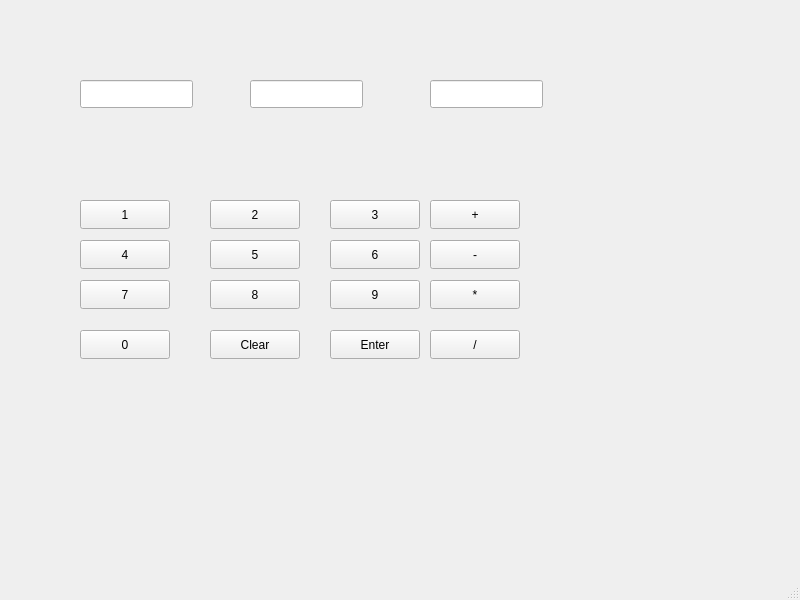
<?xml version="1.0" encoding="UTF-8"?>
<ui version="4.0">
 <class>MainWindow</class>
 <widget class="QMainWindow" name="MainWindow">
  <property name="geometry">
   <rect>
    <x>0</x>
    <y>0</y>
    <width>800</width>
    <height>600</height>
   </rect>
  </property>
  <property name="windowTitle">
   <string>MainWindow</string>
  </property>
  <widget class="QWidget" name="centralwidget">
   <widget class="QLineEdit" name="num1Edit">
    <property name="geometry">
     <rect>
      <x>80</x>
      <y>80</y>
      <width>113</width>
      <height>28</height>
     </rect>
    </property>
   </widget>
   <widget class="QLineEdit" name="num2Edit">
    <property name="geometry">
     <rect>
      <x>250</x>
      <y>80</y>
      <width>113</width>
      <height>28</height>
     </rect>
    </property>
   </widget>
   <widget class="QLineEdit" name="resultEdit">
    <property name="geometry">
     <rect>
      <x>430</x>
      <y>80</y>
      <width>113</width>
      <height>28</height>
     </rect>
    </property>
   </widget>
   <widget class="QPushButton" name="plusButton">
    <property name="geometry">
     <rect>
      <x>430</x>
      <y>200</y>
      <width>90</width>
      <height>29</height>
     </rect>
    </property>
    <property name="text">
     <string>+</string>
    </property>
   </widget>
   <widget class="QPushButton" name="minusButton">
    <property name="geometry">
     <rect>
      <x>430</x>
      <y>240</y>
      <width>90</width>
      <height>29</height>
     </rect>
    </property>
    <property name="text">
     <string>-</string>
    </property>
   </widget>
   <widget class="QPushButton" name="N1Button">
    <property name="geometry">
     <rect>
      <x>80</x>
      <y>200</y>
      <width>90</width>
      <height>29</height>
     </rect>
    </property>
    <property name="text">
     <string>1</string>
    </property>
   </widget>
   <widget class="QPushButton" name="N2Button">
    <property name="geometry">
     <rect>
      <x>210</x>
      <y>200</y>
      <width>90</width>
      <height>29</height>
     </rect>
    </property>
    <property name="text">
     <string>2</string>
    </property>
   </widget>
   <widget class="QPushButton" name="N3Button">
    <property name="geometry">
     <rect>
      <x>330</x>
      <y>200</y>
      <width>90</width>
      <height>29</height>
     </rect>
    </property>
    <property name="text">
     <string>3</string>
    </property>
   </widget>
   <widget class="QPushButton" name="enterButton">
    <property name="geometry">
     <rect>
      <x>330</x>
      <y>330</y>
      <width>90</width>
      <height>29</height>
     </rect>
    </property>
    <property name="text">
     <string>Enter</string>
    </property>
   </widget>
   <widget class="QPushButton" name="N4Button">
    <property name="geometry">
     <rect>
      <x>80</x>
      <y>240</y>
      <width>90</width>
      <height>29</height>
     </rect>
    </property>
    <property name="text">
     <string>4</string>
    </property>
   </widget>
   <widget class="QPushButton" name="N5Button">
    <property name="geometry">
     <rect>
      <x>210</x>
      <y>240</y>
      <width>90</width>
      <height>29</height>
     </rect>
    </property>
    <property name="text">
     <string>5</string>
    </property>
   </widget>
   <widget class="QPushButton" name="N6Button">
    <property name="geometry">
     <rect>
      <x>330</x>
      <y>240</y>
      <width>90</width>
      <height>29</height>
     </rect>
    </property>
    <property name="text">
     <string>6</string>
    </property>
   </widget>
   <widget class="QPushButton" name="N7Button">
    <property name="geometry">
     <rect>
      <x>80</x>
      <y>280</y>
      <width>90</width>
      <height>29</height>
     </rect>
    </property>
    <property name="text">
     <string>7</string>
    </property>
   </widget>
   <widget class="QPushButton" name="N8Button">
    <property name="geometry">
     <rect>
      <x>210</x>
      <y>280</y>
      <width>90</width>
      <height>29</height>
     </rect>
    </property>
    <property name="text">
     <string>8</string>
    </property>
   </widget>
   <widget class="QPushButton" name="N9Button">
    <property name="geometry">
     <rect>
      <x>330</x>
      <y>280</y>
      <width>90</width>
      <height>29</height>
     </rect>
    </property>
    <property name="text">
     <string>9</string>
    </property>
   </widget>
   <widget class="QPushButton" name="N0Button">
    <property name="geometry">
     <rect>
      <x>80</x>
      <y>330</y>
      <width>90</width>
      <height>29</height>
     </rect>
    </property>
    <property name="text">
     <string>0</string>
    </property>
   </widget>
   <widget class="QPushButton" name="clearButton">
    <property name="geometry">
     <rect>
      <x>210</x>
      <y>330</y>
      <width>90</width>
      <height>29</height>
     </rect>
    </property>
    <property name="text">
     <string>Clear</string>
    </property>
   </widget>
   <widget class="QPushButton" name="multButton">
    <property name="geometry">
     <rect>
      <x>430</x>
      <y>280</y>
      <width>90</width>
      <height>29</height>
     </rect>
    </property>
    <property name="text">
     <string>*</string>
    </property>
   </widget>
   <widget class="QPushButton" name="divButton">
    <property name="geometry">
     <rect>
      <x>430</x>
      <y>330</y>
      <width>90</width>
      <height>29</height>
     </rect>
    </property>
    <property name="text">
     <string>/</string>
    </property>
   </widget>
  </widget>
  <widget class="QMenuBar" name="menubar">
   <property name="geometry">
    <rect>
     <x>0</x>
     <y>0</y>
     <width>800</width>
     <height>25</height>
    </rect>
   </property>
  </widget>
  <widget class="QStatusBar" name="statusbar"/>
 </widget>
 <resources/>
 <connections/>
</ui>
